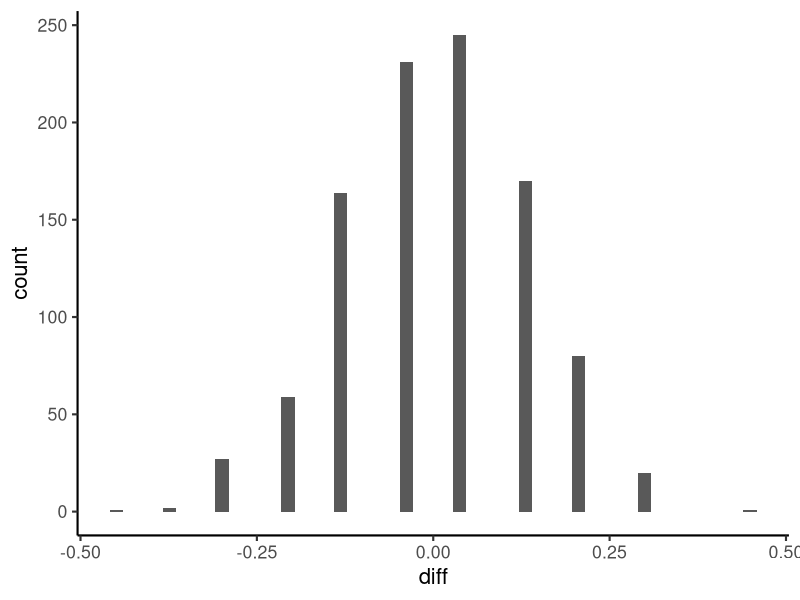
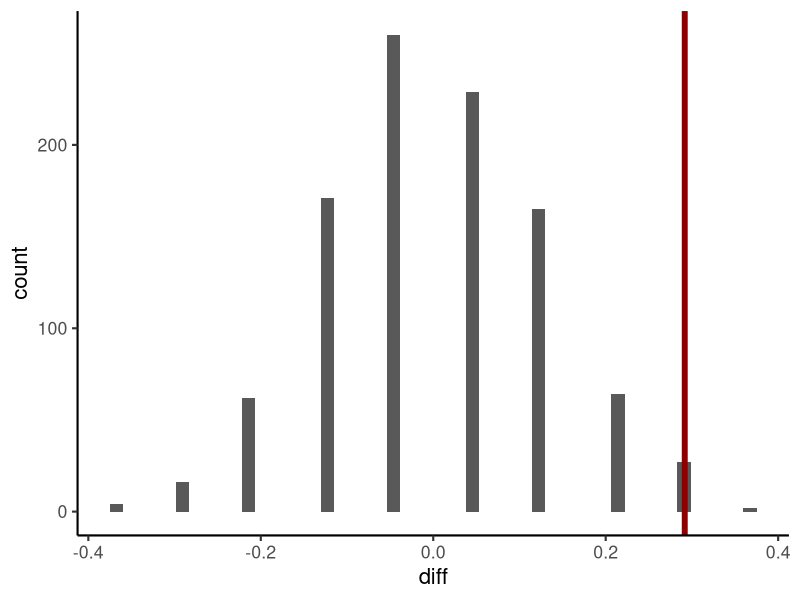

Write the R code that produced these figures, in order.
## ---- chunk 1
library(tidyverse)

theme_set(theme_classic(base_size = 16))
## ---- chunk 2
# 48 total employees, 24 Male and 24 Female
employees <- c(rep("Male", 24), rep("Female", 24))

# Let's randomly promote 35 employees (independent of gender)
promoted <- sample(employees, 35) 

# Compute the proportion of men and women promoted and not promoted
promoted_men <- sum(promoted == "Male")
promoted_women <- sum(promoted == "Female")
not_promoted_men <- 24 - promoted_men
not_promoted_women <- 24 - promoted_women

# Make a dataframe to show the results
data_frame(gender = c("Male", "Female", "Total"), 
           promoted = c(promoted_men, promoted_women, 
                        sum(promoted_men, promoted_women)),
           not_promoted = c(not_promoted_men, not_promoted_women,  
                            sum(not_promoted_men, not_promoted_women)),
           total = c(24, 24, 48))
## ---- chunk 3
#Write a function to simulate 1 draw 
promoted_diff <- function() {
  
  # 48 total employees, 24 Male and 24 Female
  employees <- c(rep("Male", 24), rep("Female", 24))
  
  # Let's randomly promote 35 employees (independent of gender)
  promoted <- sample(employees, 35) 
  
  # Compute the difference in promoted men and women
  promoted_male <- sum(promoted == "Male")/24
  promoted_female <- sum(promoted == "Female")/24
  
  return(promoted_male - promoted_female)
}

# One function call
promoted_diff()
## ---- chunk 4
thousand_diffs <- data_frame(diff = replicate(1000, promoted_diff()))

ggplot(thousand_diffs, aes(x = diff)) + 
  geom_histogram(bins = 50)
## ---- chunk 5
#find difference in the actual data
actual_diff <- (21/24) - (14/24)

thousand_diffs <- data_frame(diff = replicate(1000, promoted_diff()))

#add a vertical line to the random samples to show the empirical data
ggplot(thousand_diffs, aes(x = diff)) + 
  geom_histogram(bins = 50) + 
  geom_vline(xintercept = actual_diff, color = "darkred", size = 2) 
## ---- chunk 6
# Compute the proportion of samples that the actual difference was greater than
mean(actual_diff >= thousand_diffs)
